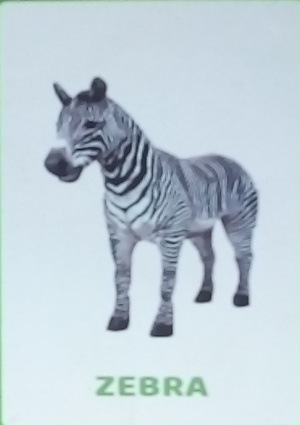
#> input picture warp1.jpg, 300 x 425 px
$ python card_detect.py warp1.jpg
#> lines starting #> are read from the running program, lines starting #| are printed output that depends on the picture; after the words box and inside, x2 and y2 are one past the last pixel; in counts of white or black regions, pixels touching at a corner belong together
import numpy as np
import cv2
import sys

imagePath = sys.argv[1]

card_cascade = cv2.CascadeClassifier('/home/mohana/Documents/animal_detection/cascade.xml')

img = cv2.imread(imagePath)
#> img is the input picture: shape (425, 300, 3); mean B, G, R 215.9, 206.9, 192.1
gray = cv2.cvtColor(img, cv2.COLOR_BGR2GRAY)
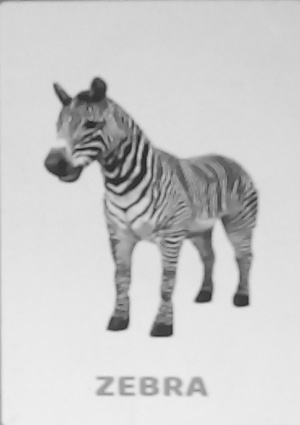
#> gray: shape (425, 300); min 25, max 239, mean 203.5

cards = card_cascade.detectMultiScale(
     gray,
     scaleFactor=1.1,
     minNeighbors=1,
     minSize=(30,30),
     flags = cv2.CASCADE_SCALE_IMAGE
)
#> cards = [[31, 69, 56, 56], [110, 353, 65, 65], [52, 48, 75, 75], [165, 213, 81, 81], [70, 344, 79, 79], [16, 130, 91, 91]]

for (x,y,w,h) in cards:
    cv2.rectangle(img, (x,y), (x+w,y+h), (255,255,0),2)
#> this loop made 6 passes
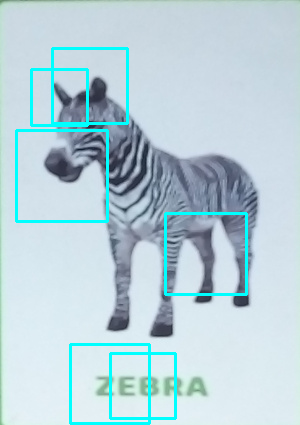
#> img: shape (425, 300, 3); 4.13% of pixels changed, all inside (x1, y1, x2, y2) = (15, 47, 248, 425)

cv2.imshow('Image', img)
cv2.waitKey(0)
